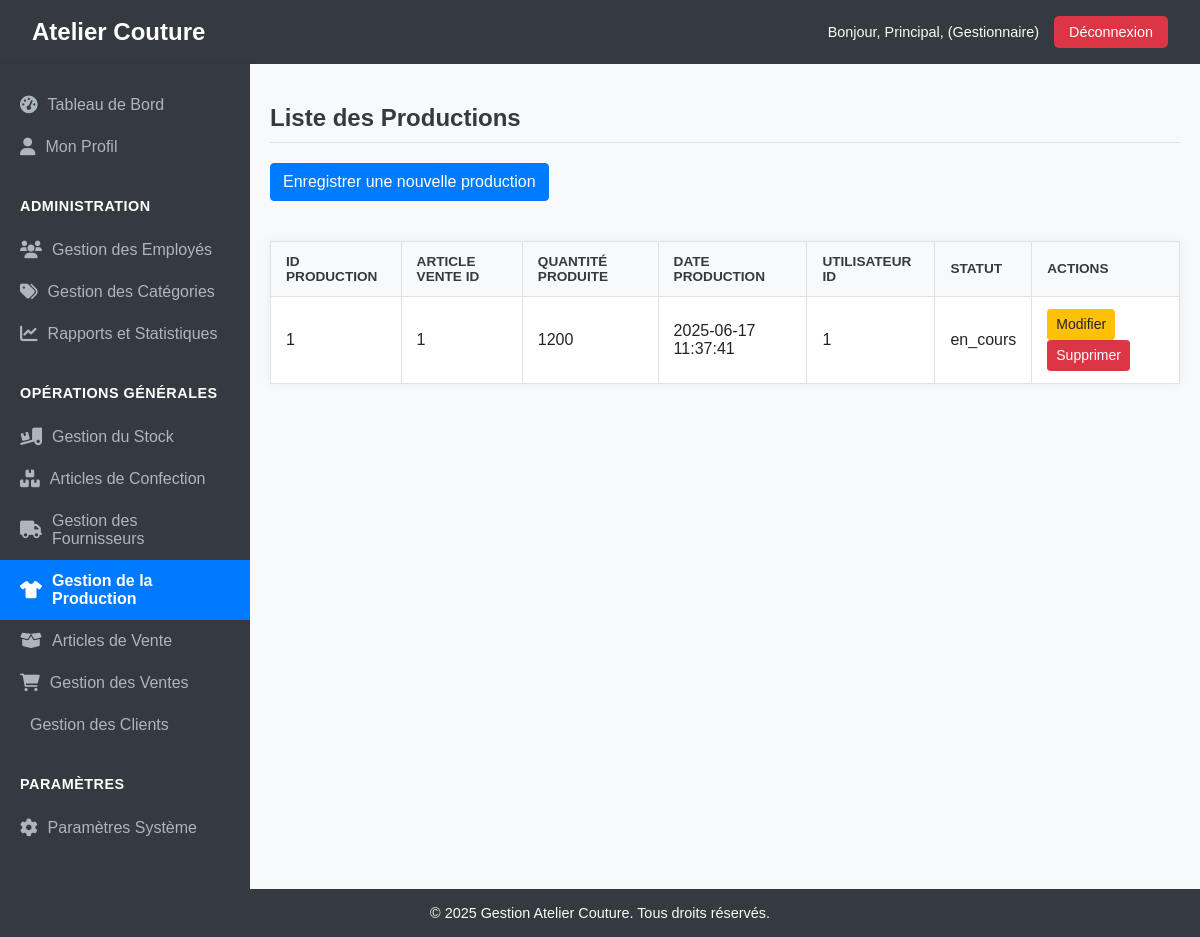
The page /index.php?action=productions (signed in) on the database its author committed.
### tables this page shows
CREATE TABLE IF NOT EXISTS `productions` (
  `production_id` int NOT NULL AUTO_INCREMENT,
  `article_vente_id` int NOT NULL,
  `utilisateur_id` int NOT NULL,
  `date_production` datetime DEFAULT CURRENT_TIMESTAMP,
  `quantite_produite` int NOT NULL,
  `observation` text,
  `statut` varchar(50) NOT NULL DEFAULT 'en_cours',
  PRIMARY KEY (`production_id`),
  KEY `article_vente_id` (`article_vente_id`),
  KEY `utilisateur_id` (`utilisateur_id`)
);

### src/Controllers/Controller.php (called while the page is built, shortened)
<?php
abstract class Controller {
    protected function render(string $path, array $data = []): void {
        extract($data);
        require_once ROOT_PATH . '/vues/' . $path . '.php';
    }
}

### src/Controllers/ProductionController.php (called while the page is built, shortened)
<?php
class ProductionController extends Controller {
    private $productionService;
    public function __construct() {
        $this->productionService = new ProductionService();
    }
    public function list(): void {
        $productions = $this->productionService->getAllProductions();
        $this->render('productions/liste', [
            'productions' => $productions,
            'title' => 'Liste des Productions'
        ]);
    }
}

### config/config.php (called while the page is built, shortened)
<?php
spl_autoload_register(function ($class) {
    $prefix = 'App\\';
    $base_dir = ROOT_PATH . '/src/';
    $len = strlen($prefix);
    $relative_class = substr($class, $len);
    $file = $base_dir . str_replace('\\', '/', $relative_class) . '.php';
});
?>

### src/Repositories/ConnexionBD.php (called while the page is built, shortened)
<?php
class ConnexionBD {
    private static $instance = null;
    private $conn;
    private function __construct() {
        $this->host = DB_HOST;
        $this->db_name = DB_NAME;
        $this->username = DB_USER;
        $this->password = DB_PASSWORD;
        try {
            $dsn = "mysql:host={$this->host};dbname={$this->db_name};charset=utf8mb4";
            $options = [
                PDO::ATTR_ERRMODE            => PDO::ERRMODE_EXCEPTION,
                PDO::ATTR_DEFAULT_FETCH_MODE => PDO::FETCH_ASSOC,
                PDO::ATTR_EMULATE_PREPARES   => false,
            ];
            $this->conn = new PDO($dsn, $this->username, $this->password, $options);
        } catch (PDOException $e) {
            die("Erreur de connexion à la base de données : " . $e->getMessage());
        }
    }
    public static function getInstance() {
        if (self::$instance === null) {
            self::$instance = new ConnexionBD();
        }
        return self::$instance;
    }
    public function getConnexion() {
        return $this->conn;
    }
}

### src/Services/ProductionService.php (called while the page is built, shortened)
<?php
class ProductionService {
    private $productionRepository;
    public function __construct() {
        $this->productionRepository = new ProductionRepository();
    }
    public function getAllProductions(): array {
        $productionsData = $this->productionRepository->findAll();
        $productions = [];
        foreach ($productionsData as $data) {
            $productions[] = (new Production())->fromArray($data);
        }
        return $productions;
    }
}

### src/Repositories/BaseRepository.php (called while the page is built, shortened)
<?php
abstract class BaseRepository {
    public function __construct(string $table, string $idColumn = 'id') {
        $this->db = ConnexionBD::getInstance()->getConnexion();
        $this->table = $table;
    }
}

### src/Repositories/ProductionRepository.php (called while the page is built, shortened)
<?php
class ProductionRepository extends BaseRepository {
       public function findAll(): array {
        $stmt = $this->db->query("SELECT * FROM {$this->table} WHERE statut = 'en_cours'");
        return $stmt->fetchAll(PDO::FETCH_ASSOC);
    }
}

### src/Models/Production.php (called while the page is built, shortened)
<?php
class Production {
    private $production_id;
    private $article_vente_id;
    private $quantite_produite;
    private $date_production;
    private $utilisateur_id;
    private $statut;
    public function getProductionId(): ?int { return $this->production_id; }
    public function getArticleVenteId(): ?int { return $this->article_vente_id; }
    public function getQuantiteProduite(): ?int { return $this->quantite_produite; }
    public function getDateProduction(): ?string { return $this->date_production; }
    public function getUtilisateurId(): ?int { return $this->utilisateur_id; }
    public function getStatut(): ?string { return $this->statut; }
    public function setProductionId(?int $production_id): self { $this->production_id = $production_id; return $this; }
    public function setArticleVenteId(?int $article_vente_id): self { $this->article_vente_id = $article_vente_id; return $this; }
    public function setQuantiteProduite(?int $quantite_produite): self { $this->quantite_produite = $quantite_produite; return $this; }
    public function setDateProduction(?string $date_production): self { $this->date_production = $date_production; return $this; }
    public function setUtilisateurId(?int $utilisateur_id): self { $this->utilisateur_id = $utilisateur_id; return $this; }
    public function setStatut(?string $statut): self { $this->statut = $statut; return $this; }
    public function fromArray(array $data): self {
        return $this;
    }
}

### vues/productions/liste.php (the view, shortened to what this page needs)
<?php require_once ROOT_PATH . '/vues/includes/header.php'; ?>
<main class="content">
    <h2><?= htmlspecialchars($title) ?></h2>
    <a href="<?= BASE_URL ?>index.php?action=ajouterProduction" class="btn btn-primary" style="margin-bottom: 20px;">Enregistrer une nouvelle production</a>
    <?php if (!empty($productions)): ?>
        <table>
            <thead>
                <tr>
                    <th>ID Production</th>
                    <th>Article Vente ID</th>
                    <th>Quantité Produite</th>
                    <th>Date Production</th>
                    <th>Utilisateur ID</th>
                    <th>Statut</th>
                    <th>Actions</th>
                </tr>
            </thead>
            <tbody>
                <?php foreach ($productions as $production): ?>
                    <tr>
                        <td><?= htmlspecialchars($production->getProductionId() ?? '') ?></td>
                        <td><?= htmlspecialchars($production->getArticleVenteId() ?? '') ?></td>
                        <td><?= htmlspecialchars($production->getQuantiteProduite() ?? '') ?></td>
                        <td><?= htmlspecialchars($production->getDateProduction() ?? '') ?></td>
                        <td><?= htmlspecialchars($production->getUtilisateurId() ?? '') ?></td>
                        <td><?= htmlspecialchars($production->getStatut() ?? '') ?></td>
                        <td>
                            <a href="<?= BASE_URL ?>index.php?action=modifierProduction&id=<?= $production->getProductionId() ?>" class="btn btn-sm btn-warning">Modifier</a>
                            <a href="<?= BASE_URL ?>index.php?action=supprimerProduction&id=<?= $production->getProductionId() ?>" class="btn btn-sm btn-danger" onclick="return confirm('Êtes-vous sûr de vouloir SUPPRIMER DÉFINITIVEMENT cette production ? Cette action est irréversible et n\'annulera PAS l\'ajout au stock.');">Supprimer</a>
                        </td>
                    </tr>
                <?php endforeach; ?>
            </tbody>
        </table>
    <?php else: ?>
        <p>Aucune production trouvée.</p>
    <?php endif; ?>
</main>
<?php require_once ROOT_PATH . '/vues/includes/footer.php'; ?>

### public/assets/css/style.css (style rules this page uses)
:root { --primary-color: #007bff; --secondary-color: #6c757d; --success-color: #28a745; --warning-color: #ffc107; --danger-color: #dc3545; --info-color: #17a2b8; --light-color: #f8f9fa; --dark-color: #343a40; --header-bg: #343a40; --sidebar-bg: #343a40; --sidebar-link-color: #adb5bd; --sidebar-link-hover-bg: #495057; --sidebar-active-link-bg: #007bff; --content-bg: #f8f9fa; --border-color: #dee2e6; --text-color: #212529; }
body { font-family: Arial, sans-serif; margin: 0; padding: 0; display: flex; flex-direction: column; min-height: 100vh; background-color: var(--content-bg); color: var(--text-color); }
.content { flex: 1; padding: 20px; background-color: var(--content-bg); overflow-y: auto; }
.content h2 { color: var(--dark-color); margin-bottom: 20px; border-bottom: 1px solid var(--border-color); padding-bottom: 10px; }
table { width: 100%; border-collapse: collapse; margin-top: 20px; background-color: white; box-shadow: 0 0 10px rgba(0, 0, 0, 0.05); }
table th, table td { border: 1px solid var(--border-color); padding: 12px 15px; text-align: left; }
table th { background-color: var(--light-color); color: var(--dark-color); font-weight: bold; text-transform: uppercase; font-size: 0.85rem; }
.btn { display: inline-block; font-weight: 400; color: white; text-align: center; vertical-align: middle; -webkit-user-select: none; -moz-user-select: none; -ms-user-select: none; user-select: none; background-color: transparent; border: 1px solid transparent; padding: 0.375rem 0.75rem; font-size: 1rem; line-height: 1.5; border-radius: 0.25rem; transition: color 0.15s ease-in-out, background-color 0.15s ease-in-out, border-color 0.15s ease-in-out, box-shadow 0.15s ease-in-out; text-decoration: none; }
.btn-primary { color: white; background-color: var(--primary-color); border-color: var(--primary-color); }
.btn-warning { color: #212529; background-color: var(--warning-color); border-color: var(--warning-color); }
.btn-danger { color: white; background-color: var(--danger-color); border-color: var(--danger-color); }
.btn-sm { padding: 0.25rem 0.5rem; font-size: 0.875rem; border-radius: 0.2rem; }

### rows shown on the page
productions: production_id "1", article_vente "1", quantite_produite "1200", date_production "2025-06-17 11:37:41", utilisateur "1", statut "en_cours"

### other values the page prints
$_SESSION['user_prenom'] "Principal"
$_SESSION['user_role'] "Gestionnaire"
$title "Liste des Productions"
